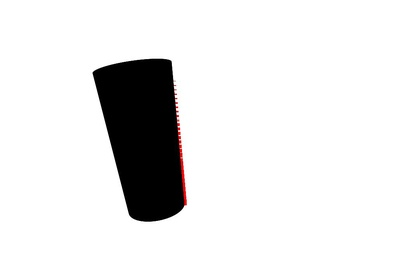
%> input picture computeImageMeridian/高亮后的图.jpg, 420 x 280 px, shrunk from 1080 x 720 before the run
$ octave --eval "result = fit_Ellipse_From_Image('../computeImageMeridian/高亮后的图.jpg');"   (GNU Octave 9; MATLAB toolbox functions it lacks are replaced by stand-ins)
%> lines starting %> are read from the running program, lines starting %| are printed output that depends on the picture; in (x1, y1, x2, y2) boxes, pixels count from 0 and x2, y2 are one past the last pixel; in counts of white or black regions, pixels touching at a corner belong together; the program's own positions count from 1
### Ellipse_fitting/ellipseDataFilter_RANSAC.m
function filterData=ellipseDataFilter_RANSAC(data)
% Do ellipse scatter data filtering for ellipse fitting by RANSAC method.
% Author: Zhenyu Yuan
% Date: 2016/7/26
% Ref:  http://www.cnblogs.com/yingying0907/archive/2012/10/13/2722149.html
%       Extract RANSAC filtering in ellipsefit.m and make some modification
%%  参数初始化
nSampLen = 3;               %设定模型所依据的点数
nDataLen = size(data, 1);   %数据长度
nIter = 50;                 %最大循环次数
dThreshold = 2;             %残差阈值
nMaxInlyerCount=-1;         %点数下限
A=zeros([2 1]);
B=zeros([2 1]);
P=zeros([2 1]);
%%  主循环
for i = 1:nIter
    ind = ceil(nDataLen .* rand(1, nSampLen)); %抽样，选取nSampLen个不同的点
    %%  建立模型，存储建模需要的坐标点,焦点和过椭圆的一个点
    %椭圆定义方程：到两定点之间距离和为常数
    A(:,1)=data(ind(1),:);    %焦点
    B(:,1)=data(ind(2),:);    %焦点
    P(:,1)=data(ind(3),:);    %椭圆上一点
    DIST=sqrt((P(1,1)-A(1,1)).^2+(P(2,1)-A(2,1)).^2)+sqrt((P(1,1)-B(1,1)).^2+(P(2,1)-B(2,1)).^2);
    xx=[];
    nCurInlyerCount=0;        %初始化点数为0个
    %%  是否符合模型？
    for k=1:nDataLen
        %         CurModel=[A(1,1)   A(2,1)  B(1,1)  B(2,1)  DIST ];
        pdist=sqrt((data(k,1)-A(1,1)).^2+(data(k,2)-A(2,1)).^2)+sqrt((data(k,1)-B(1,1)).^2+(data(k,2)-B(2,1)).^2);
        CurMask =(abs(DIST-pdist)< dThreshold);     %到直线距离小于阈值的点符合模型,标记为1
        nCurInlyerCount =nCurInlyerCount+CurMask;             %计算符合椭圆模型的点的个数
        if(CurMask==1)
            xx =[xx;data(k,:)];
        end
    end
    %% 选取最佳模型
    if nCurInlyerCount > nMaxInlyerCount   %符合模型的点数最多的模型即为最佳模型
        nMaxInlyerCount = nCurInlyerCount;
        %             Ellipse_mask = CurMask;
        %              Ellipse_model = CurModel;
        %              Ellipse_points = [A B P];
        filterData =xx;
    end
end

### Ellipse_fitting/EllipseDirectFit.m
function A = EllipseDirectFit(XY);
%
%  Direct ellipse fit, proposed in article
%    A. W. Fitzgibbon, M. Pilu, R. B. Fisher
%     "Direct Least Squares Fitting of Ellipses"
%     IEEE Trans. PAMI, Vol. 21, pages 476-480 (1999)
%
%  Our code is based on a numerically stable version
%  of this fit published by R. Halir and J. Flusser
%
%     Input:  XY(n,2) is the array of coordinates of n points x(i)=XY(i,1), y(i)=XY(i,2)
%
%     Output: A = [a b c d e f]' is the vector of algebraic
%             parameters of the fitting ellipse:
%             ax^2 + bxy + cy^2 +dx + ey + f = 0
%             the vector A is normed, so that ||A||=1
%
%  This is a fast non-iterative ellipse fit.
%
%  It returns ellipses only, even if points are
%  better approximated by a hyperbola.
%  It is somewhat biased toward smaller ellipses.
%
centroid = mean(XY);   % the centroid of the data set

D1 = [(XY(:,1)-centroid(1)).^2, (XY(:,1)-centroid(1)).*(XY(:,2)-centroid(2)),...
      (XY(:,2)-centroid(2)).^2];
D2 = [XY(:,1)-centroid(1), XY(:,2)-centroid(2), ones(size(XY,1),1)];
S1 = D1'*D1;
S2 = D1'*D2;
S3 = D2'*D2;
T = -inv(S3)*S2';
M = S1 + S2*T;
M = [M(3,:)./2; -M(2,:); M(1,:)./2];
[evec,eval] = eig(M);
cond = 4*evec(1,:).*evec(3,:)-evec(2,:).^2;
A1 = evec(:,find(cond>0));
A = [A1; T*A1];
A4 = A(4)-2*A(1)*centroid(1)-A(2)*centroid(2);
A5 = A(5)-2*A(3)*centroid(2)-A(2)*centroid(1);
A6 = A(6)+A(1)*centroid(1)^2+A(3)*centroid(2)^2+...
     A(2)*centroid(1)*centroid(2)-A(4)*centroid(1)-A(5)*centroid(2);
A(4) = A4;  A(5) = A5;  A(6) = A6;
A = A/norm(A);

end  %  EllipseDirectFit

### Ellipse_fitting/fit_Ellipse_From_Image.m
function abcdef = fit_Ellipse_From_Image(image_file)
%> called with image_file = '../computeImageMeridian/高亮后的图.jpg'
I=imread(image_file);
%> I is the input picture: size 280x420x3 uint8; mean R, G, B 231.6, 231.3, 231.3
figure(1)
imagesc(I);
Igray=rgb2gray(I);
bwimg = Igray < 200;
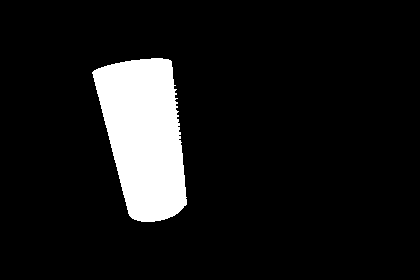
%> bwimg: size 280x420 logical; 9.4% white; 1 white region, box (x1, y1, x2, y2) and area: (92, 58, 187, 222) 11082
[width,height]=size(bwimg);
%> width = 280; height = 420
figure(2)
imagesc(bwimg);
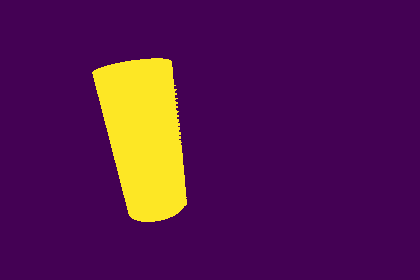
%> displayed picture: size 280x420x3, on the screen's scale of 0 to 255; mean R, G, B 85.4, 22.7, 79.6

% [17 lines of commented-out code are left out]
x = [];
y = [];
t = 1;
for i=1:width
    for j=1:height
        if(bwimg(i,j) == 1)
            x(t) = i;
            y(t) = j;
            t=t+1;
        end
    end
end
%> after the loop, t = 11083

% bw=rgb2gray(I);
% bw1=bw < 100;
% [x,y]=find(bw1==0);


figure(2);
h1 = gca;
scatter(y,x,5,'k');
set(h1,'ydir','reverse');
axis equal;
axis([0 height 0 width]);
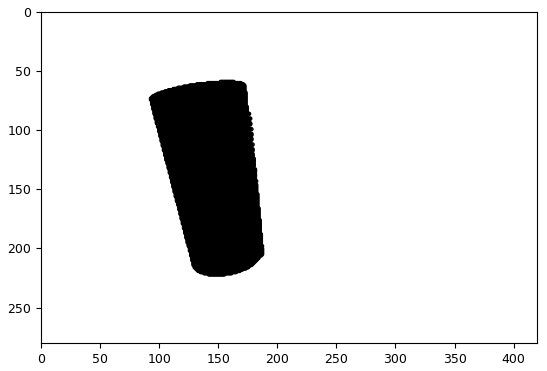
%> figure redrawn from the program's plot data


% zuobiao(:,1)=x';
% zuobiao(:,2)=y';

zuobiao(:,1)=y';
zuobiao(:,2)=x';

%zuobiao(:,3)=1 ;
%save('corr_homo.mat','zuobiao');


randIndex = randperm(size(zuobiao,1));
zuobiao_new=zuobiao(randIndex,:);
zuobiao_new_ransac=ellipseDataFilter_RANSAC(zuobiao_new);
%> in ellipseDataFilter_RANSAC, `nDataLen = size(data, 1);`: nDataLen = 11082
%> the loop in ellipseDataFilter_RANSAC, `for i = 1:nIter` made 50 passes
%> (DIST, nMaxInlyerCount) on passes 1, 2, 4, 5, 34: (153.5, 164), (115.2, 413), (99.52, 419), (88.73, 1100), (109.9, 2424)
%> DIST on passes 3, 6, 7, 8, 9, 10: 135, 141.2, 83.24, 136.9, 232.3, 142.8
%> after the loop in ellipseDataFilter_RANSAC, `for i = 1:nIter`: A = [157; 60]; B = [153; 77]; P = [114; 117]; filterData = 2424 rows, first 12: [153 122; 136 136; 131 120; 131 105; 157 147; 140 135; 128 102; 157 175; 140 106; 167 163; 148 130; 132 131]
%> zuobiao_new_ransac has the same summary as filterData in ellipseDataFilter_RANSAC
figure(3);
h1 = gca;
scatter(zuobiao_new_ransac(:,1),zuobiao_new_ransac(:,2),5,'k');
set(h1,'ydir','reverse');
axis equal;
axis([0 height 0 width]);
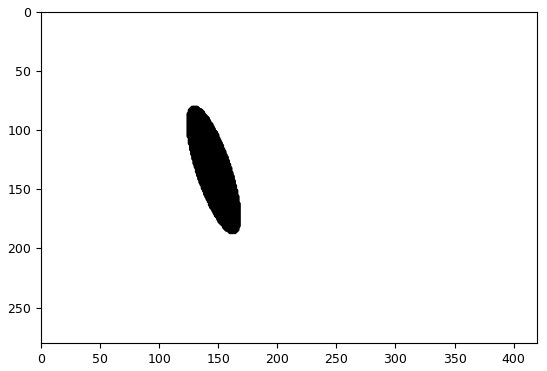
%> figure redrawn from the program's plot data


%abcdef = EllipseDirectFit(zuobiao_new_ransac);
abcdef = EllipseDirectFit(zuobiao_new);
%> in EllipseDirectFit, `centroid = mean(XY);`: centroid = [145 136.2]
%> in EllipseDirectFit, `S1 = D1'*D1;`: S1 = [5.07e+09 4.33e+09 1e+10; 4.33e+09 1e+10 1.07e+10; 1e+10 1.07e+10 8.3e+10]
%> in EllipseDirectFit, `S2 = D1'*D2;`: S2 = [-19104448.1 -33427547.9 5153044.8; -33427547.9 24569695.6 3298134.2; 24569695.6 114744012 22332149.4]
%> in EllipseDirectFit, `S3 = D2'*D2;`: S3 = [5153044.8 3298134.2 -2.77e-10; 3298134.2 22332149.4 -2.85e-10; -2.77e-10 -2.85e-10 11082]
%> in EllipseDirectFit, `T = -inv(S3)*S2';`: T = [3.04 7.94 -1.63; 1.05 -2.27 -4.9; -465 -297.6 -2015.2]
%> in EllipseDirectFit, `M = S1 + S2*T;`: M = [2.58e+09 2.72e+09 -168739017; 2.72e+09 8.72e+09 3.95e+09; -168739017 3.95e+09 3.74e+10]
%> in EllipseDirectFit, `M = [M(3,:)./2; -M(2,:); M(1,:)./2];`: M = [-84369508.5 1.97e+09 1.87e+10; -2.72e+09 -8.72e+09 -3.95e+09; 1.29e+09 1.36e+09 -84369508.5]
%> in EllipseDirectFit, `[evec,eval] = eig(M);`: evec = [-0.936 0.185 -0.902; 0.275 0.965 0.404; -0.219 -0.185 0.152]; eval = [3.72e+09 0 0; 0 -8.48e+09 0; 0 0 -4.12e+09]
%> in EllipseDirectFit, `cond = 4*evec(1,:).*evec(3,:)-evec(2,:).^2;`: cond = [0.745 -1.07 -0.711]
%> in EllipseDirectFit, `A1 = evec(:,find(cond>0));`: A1 = [-0.936; 0.275; -0.219]
%> in EllipseDirectFit, `A = [A1; T*A1];`: A = [-0.936; 0.275; -0.219; -0.303; -0.533; 795.3]
%> in EllipseDirectFit, `A4 = A(4)-2*A(1)*centroid(1)-A(2)*centroid(2);`: A4 = 233.8
%> in EllipseDirectFit, `A5 = A(5)-2*A(3)*centroid(2)-A(2)*centroid(1);`: A5 = 19.34
%> in EllipseDirectFit, `A6 = A(6)+A(1)*centroid(1)^2+A(3)*centroid(2)^2+ A(2)*centroid(1)*cent..`: A6 = -17418.5
%> in EllipseDirectFit, `A = A/norm(A);`: A = [-5.37e-05; 1.58e-05; -1.26e-05; 0.0134; 0.00111; -1]
%> abcdef has the same summary as A in EllipseDirectFit


% [49 lines of commented-out code are left out]
for i = 1: length(zuobiao_new_ransac)
    error(i) = abcdef(1) * zuobiao_new_ransac(i,2) * zuobiao_new_ransac(i,2) + abcdef(3)*zuobiao_new_ransac(i, 1)*zuobiao_new_ransac(i, 1) + abcdef(4) * zuobiao_new_ransac(i, 2) + abcdef(5)*zuobiao_new_ransac(i,1) + abcdef(6);
    x_error(i) = i;
end
%> after the loop, error = 2424 values, max -0.227 at index 1146, min -0.519 at index 2330, mean -0.311; x_error = 2424 values from 1 to 2424
figure(4);
plot(x_error,error);

error_mean = mean(error)
%> error_mean = -0.311
error_var= var(error)
%> error_var = 0.00392
%> `result = fit_Ellipse_From_Image('../computeImageMeridian/高亮后的图.jpg');`:
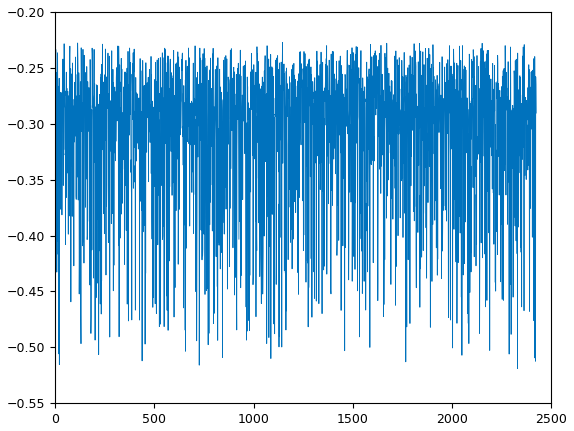
%> figure redrawn from the program's plot data; curve peaks at x = 1146, y = -0.227
%> `result = fit_Ellipse_From_Image('../computeImageMeridian/高亮后的图.jpg');`: result has the same summary as A in EllipseDirectFit

% [6 lines of commented-out code are left out]
